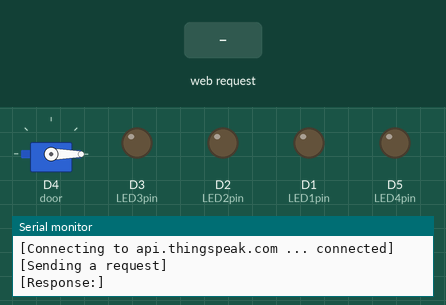
The sketch below on a simulated ESP8266 (NodeMCU). Parts: servo, output pins drawn as LEDs (lit = HIGH), the last lines printed to the serial monitor. The test bench sets the inputs (shaded band). WiFi joins after 1.5 s; servers stay silent unless stated; uploads are accepted with an empty reply.

Above: at 2.8 s.
2.9 s: HTTP request GET / received
At 4.7 s:
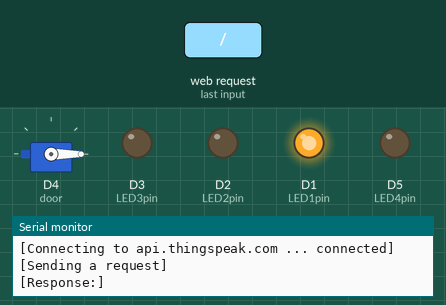
5.6 s: HTTP request GET /led2on received
At 7.4 s:
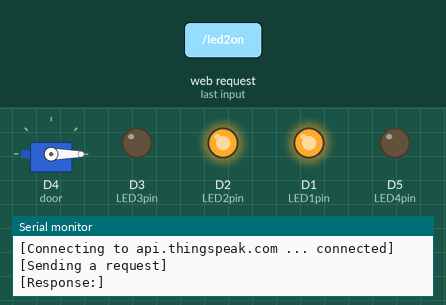
8.2 s: HTTP request GET /led1off received
At 10.1 s:
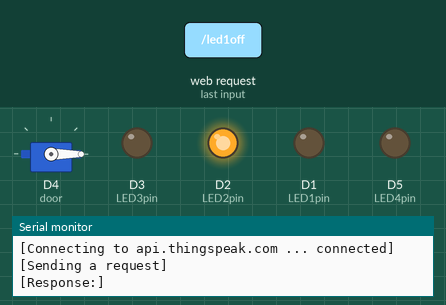
10.7 s: HTTP request GET /led3on received
At 12.9 s:
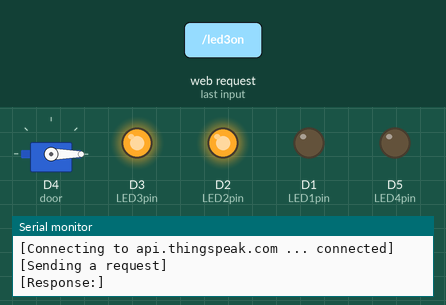
13.3 s: HTTP request GET /led1on received
At 15.5 s:
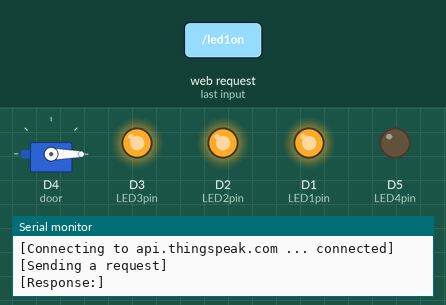
15.8 s: HTTP request GET /led2off received
At 18.3 s:
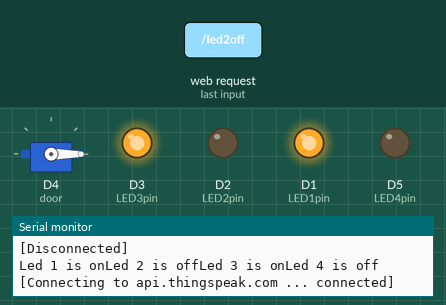
Timing chart, 0 to 19.4 s (numbered marks = the images above; inputs shaded):
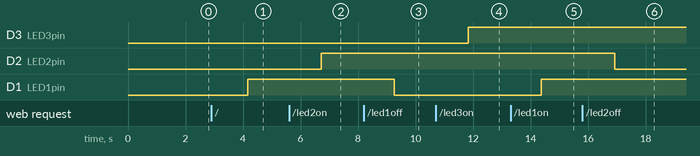

Measured:
- after the input at 2.9 s, D1 (LED1pin): LOW → HIGH after 1.3 s
- after the input at 5.6 s, D2 (LED2pin): LOW → HIGH after 1.1 s
- after the input at 8.2 s, D1 (LED1pin): HIGH → LOW after 1.1 s
- after the input at 10.7 s, D3 (LED3pin): LOW → HIGH after 1.1 s
- after the input at 13.3 s, D1 (LED1pin): LOW → HIGH after 1.1 s
- after the input at 15.8 s, D2 (LED2pin): HIGH → LOW after 1.1 s

The sketch:

nodemcu.ino
```cpp
#include <ESP8266WiFi.h>
#include <ESP8266WebServer.h>
#include<Servo.h>

//wifi decleration
const char* ssid = "Mariam";
const char* password = "Mariam1062";
const char* host ="api.thingspeak.com";
const char* ssid1 = "ESP8266";
const char* password1 = "12345678";

Servo door;
ESP8266WebServer server(80);

uint8_t LED1pin = D1;
bool LED1status = LOW;
uint8_t LED2pin = D2;
bool LED2status = LOW;
uint8_t LED3pin = D3;
bool LED3status = LOW;
uint8_t LED4pin = D5;
bool LED4status = LOW;
void setup()
{
  door.attach(2);
  door.write(0);
  pinMode(LED1pin, OUTPUT);
  pinMode(LED2pin, OUTPUT);
  pinMode(LED3pin, OUTPUT);
  pinMode(LED4pin, OUTPUT);

  Serial.begin(115200);
  Serial.println();

  //connecting to wifi
  Serial.printf("Connecting to %s", ssid);
  WiFi.begin(ssid, password);
  while (WiFi.status() != WL_CONNECTED)
  {
    delay(500);
    Serial.print(".");
  }
  Serial.println(" connected");

  //connecting to nodemcu
  WiFi.softAP(ssid1, password1);

  IPAddress IP = WiFi.softAPIP();
  Serial.print("AP IP address: ");
  Serial.println(IP);

  Serial.println(WiFi.localIP());
  delay(100);

  //led1
  server.on("/", handle_OnConnect1);
  server.on("/led1on", handle_led1on);
  server.on("/led1off", handle_led1off);
  //led2
  server.on("/", handle_OnConnect2);
  server.on("/led2on", handle_led2on);
  server.on("/led2off", handle_led2off);
  //led3
  server.on("/", handle_OnConnect3);
  server.on("/led3on", handle_led3on);
  server.on("/led3off", handle_led3off);
  //led4
  server.on("/", handle_OnConnect4);
  server.on("/led4on", handle_led4on);
  server.on("/led4off", handle_led4off);

  server.begin();
  Serial.println("HTTP server started");
}


void loop()
{

  WiFiClient client;

  String line;
  //leds
  server.handleClient();
  if(LED1status)
  {digitalWrite(LED1pin, HIGH);
  Serial.print("Led 1 is on");}
  else
  {digitalWrite(LED1pin, LOW);
  Serial.print("Led 1 is off");}

  if(LED2status)
  {digitalWrite(LED2pin, HIGH);
  Serial.print("Led 2 is on");}
  else
  {digitalWrite(LED2pin, LOW);
  Serial.print("Led 2 is off");}

  if(LED3status)
  {digitalWrite(LED3pin, HIGH);
  Serial.print("Led 3 is on");}
  else
  {digitalWrite(LED3pin, LOW);
  Serial.print("Led 3 is off");}

  if(LED4status)
  {digitalWrite(LED4pin, HIGH);
  Serial.print("Led 4 is on");}
  else
  {digitalWrite(LED4pin, LOW);
  Serial.print("Led 4 is off");}

  //door
  Serial.printf("\n[Connecting to %s ... ", host);
  if (client.connect(host, 80))
  {
    Serial.println("connected]");

    Serial.println("[Sending a request]");
    client.print(String("GET /") + "/channels/1492079/feeds.json?results=2" +
                 "HTTP/1.1\n" +
                 "Host: " + host + "\r\n" +
                 "Connection: close\r\n" +
                 "\r\n"
                );

    Serial.println("[Response:]");
    while (client.connected() || client.available())
    {
      if (client.available())
      {
        line = client.readString();
        Serial.println(line);
        int x = line.length();
        String y = line.substring(x - 5);

        if (y[0] == '1'){
          door.write(180);
          Serial.println("Door is open");
        }
        else if (y[0] == '0')
        {
          door.write(0);
          Serial.println("Door is closed");
        }
      }
    }

    client.stop();
    Serial.println("\n[Disconnected]");
  }
  else
  {
    Serial.println("connection failed!]");
    client.stop();
  }
}
//led1functions
void handle_OnConnect1() {
  LED1status = HIGH;
  Serial.println("GPIO5 Status: OFF");
  server.send(200, "text/html", SendHTML(LED1status,LED2status,LED3status,LED4status));
}

void handle_led1on() {
  LED1status = HIGH;
  Serial.println("GPIO5 Status: ON");
  server.send(200, "text/html", SendHTML(true,LED2status,LED3status,LED4status));
}

void handle_led1off() {
  LED1status = LOW;
  Serial.println("GPIO5 Status: OFF");
  server.send(200, "text/html", SendHTML(false,LED2status,LED3status,LED4status));
}

//led2functions
void handle_OnConnect2() {
  LED2status = HIGH;
  Serial.println("GPIO4 Status: OFF");
  server.send(200, "text/html", SendHTML(LED1status,LED2status,LED3status,LED4status));
}

void handle_led2on() {
  LED2status = HIGH;
  Serial.println("GPIO4 Status: ON");
  server.send(200, "text/html", SendHTML(LED1status,true,LED3status,LED4status));
}

void handle_led2off() {
  LED2status = LOW;
  Serial.println("GPIO4 Status: OFF");
  server.send(200, "text/html", SendHTML(LED1status,false,LED3status,LED4status));
}

//led3functions
void handle_OnConnect3() {
  LED3status = HIGH;
  Serial.println("GPIO0 Status: OFF");
  server.send(200, "text/html", SendHTML(LED1status,LED2status,LED3status,LED4status));
}

void handle_led3on() {
  LED3status = HIGH;
  Serial.println("GPIO0 Status: ON");
  server.send(200, "text/html", SendHTML(LED1status,LED2status,true,LED4status));
}

void handle_led3off() {
  LED3status = LOW;
  Serial.println("GPIO0 Status: OFF");
  server.send(200, "text/html", SendHTML(LED1status,LED2status,false,LED4status));
}

//led4functions
void handle_OnConnect4() {
  LED4status = HIGH;
  server.send(200, "text/html", SendHTML(LED1status,LED2status,LED3status,LED4status));
}

void handle_led4on() {
  LED4status = HIGH;
  server.send(200, "text/html", SendHTML(LED1status,LED2status,LED3status,true));
}

void handle_led4off() {
  LED4status = LOW;
  server.send(200, "text/html", SendHTML(LED1status,LED2status,LED3status,false));
}

//HTML
String SendHTML(uint8_t led1stat,uint8_t led2stat,uint8_t led3stat,uint8_t led4stat){
  String ptr = "<!DOCTYPE html> <html>\n";
  ptr +="<head><meta name=\"viewport\" content=\"width=device-width, initial-scale=1.0\">\n";
  ptr +="<title>LED Control</title>\n";
  ptr +="<style>html { font-family: Helvetica; display: inline-block; margin: 0px auto; text-align: center;}\n";
  ptr +="body{margin-top: 50px;} h2 {color: #444444;margin: 50px auto 30px;}";
  ptr +=".button {display: block;width: 80px;background-color: Black;border: none;color: White;padding: 13px 30px;text-decoration: none;font-size: 25px;margin: 0px auto 35px;cursor: pointer;border-radius: 4px;}\n";
  ptr +=".button-on1 {background-color: #ADDFFF;}\n";
  ptr +=".button-on1:active {background-color: #A0CFEC;}\n";
  ptr +=".button-off1 {background-color: #616D7E;}\n";
  ptr +=".button-off1:active {background-color: #5E7D7E;}\n";

  ptr +=".button-on2 {background-color: #ADDFFF;}\n";
  ptr +=".button-on2:active {background-color: #A0CFEC;}\n";
  ptr +=".button-off2 {background-color: #616D7E;}\n";
  ptr +=".button-off2:active {background-color: #5E7D7E;}\n";

  ptr +=".button-on3 {background-color: #ADDFFF;}\n";
  ptr +=".button-on3:active {background-color: #A0CFEC;}\n";
  ptr +=".button-off3 {background-color: #616D7E;}\n";
  ptr +=".button-off3:active {background-color: #5E7D7E;}\n";

  ptr +=".button-on4 {background-color: #ADDFFF;}\n";
  ptr +=".button-on4:active {background-color: #A0CFEC;}\n";
  ptr +=".button-off4 {background-color: #616D7E;}\n";
  ptr +=".button-off4:active {background-color: #5E7D7E;}\n";

  ptr +="p {font-size: 14px;color: #888;margin-bottom: 10px;}\n";
  ptr +="</style>\n";
  ptr +="</head>\n";
  ptr +="<body>\n";
  ptr +="<h2>LEDs control</h2>\n";

   if(led1stat)
  {ptr +="<p>LED in room1: ON</p><a class=\"button button-off1\" href=\"/led1off\">OFF</a>\n";}
  else
  {ptr +="<p>LED in room1: OFF</p><a class=\"button button-on1\" href=\"/led1on\">ON</a>\n";}
  if(led2stat)
  {ptr +="<p>LED in room2: ON</p><a class=\"button button-off2\" href=\"/led2off\">OFF</a>\n";}
  else
  {ptr +="<p>LED in room2: OFF</p><a class=\"button button-on2\" href=\"/led2on\">ON</a>\n";}
  if(led3stat)
  {ptr +="<p>LED in room3: ON</p><a class=\"button button-off3\" href=\"/led3off\">OFF</a>\n";}
  else
  {ptr +="<p>LED in room3: OFF</p><a class=\"button button-on3\" href=\"/led3on\">ON</a>\n";}
  if(led4stat)
  {ptr +="<p>LED in room4: ON</p><a class=\"button button-off4\" href=\"/led4off\">OFF</a>\n";}
  else
  {ptr +="<p>LED in room4: OFF</p><a class=\"button button-on4\" href=\"/led4on\">ON</a>\n";}
  ptr +="</body>\n";
  ptr +="</html>\n";

  return ptr;
}
```
